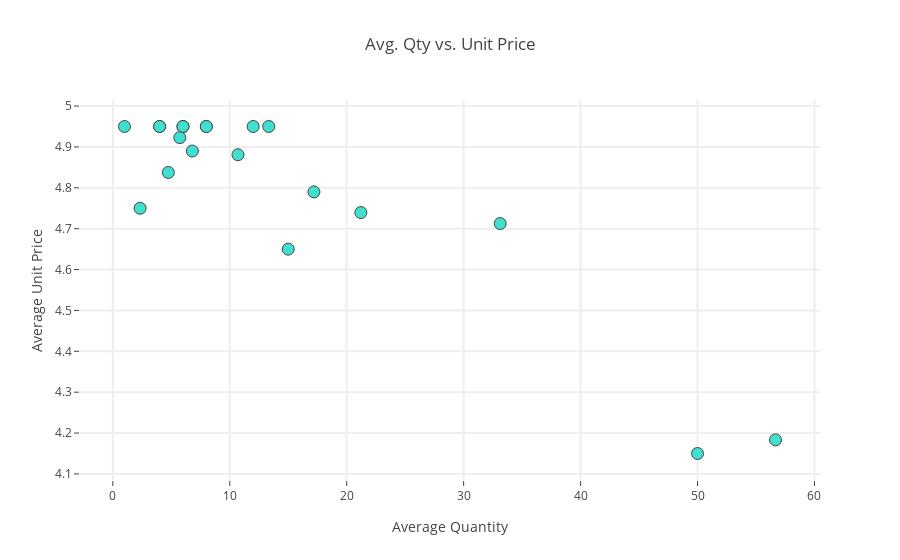

The cell this chart's notebook holds for it:
### Code cell
trace_comp0 = go.Scatter(
    x=data3.Quantity,
    y=data3.UnitPrice,
    mode='markers',
    marker=dict(size=12,
                line=dict(width=1),
                color='TURQUOISE'
               ),
    name='Country',
    text=data3.Country,
    )


data_comp = [trace_comp0]
layout_comp = go.Layout(
    title='Avg. Qty vs. Unit Price',
    hovermode='closest',
    xaxis=dict(
        title='Average Quantity',
        ticklen=5,
        zeroline=False,
        gridwidth=2,
    ),
    yaxis=dict(
        title='Average Unit Price',
        ticklen=5,
        gridwidth=2,
    ),
)
fig_comp = go.Figure(data=data_comp, layout=layout_comp)
fig_comp.iplot(filename='ap3')

### Figure 1 — Plotly figure (JSON) as saved in the notebook; plotly's stock layout.template omitted (floating-point values rounded to 4 significant figures)
{"data": [{"marker": {"color": "TURQUOISE", "line": {"width": 1}, "size": 12}, "mode": "markers", "name": "Country", "text": ["Australia", "Austria", "Belgium", "Channel Islands", "Cyprus", "Denmark", "EIRE", "Finland", "France", "Germany", "Israel", "Japan", "Lebanon", "Netherlands", "Norway", "Singapore", "South Africa", "Spain", "Switzerland", "United Kingdom"], "type": "scatter", "uid": "eeeaec90-ce2f-4d88-a7fa-ffdbd3403e0e", "x": [33.12, 8, 4, 13.33, 2.333, 12, 21.21, 6, 5.727, 6.8, 1, 56.67, 15, 50, 6, 8, 4, 4.75, 17.2, 10.71], "y": [4.713, 4.95, 4.95, 4.95, 4.75, 4.95, 4.739, 4.95, 4.923, 4.89, 4.95, 4.183, 4.65, 4.15, 4.95, 4.95, 4.95, 4.838, 4.79, 4.881]}], "layout": {"hovermode": "closest", "title": {"text": "Avg. Qty vs. Unit Price"}, "xaxis": {"gridwidth": 2, "ticklen": 5, "title": {"text": "Average Quantity"}, "zeroline": false}, "yaxis": {"gridwidth": 2, "ticklen": 5, "title": {"text": "Average Unit Price"}}}}
